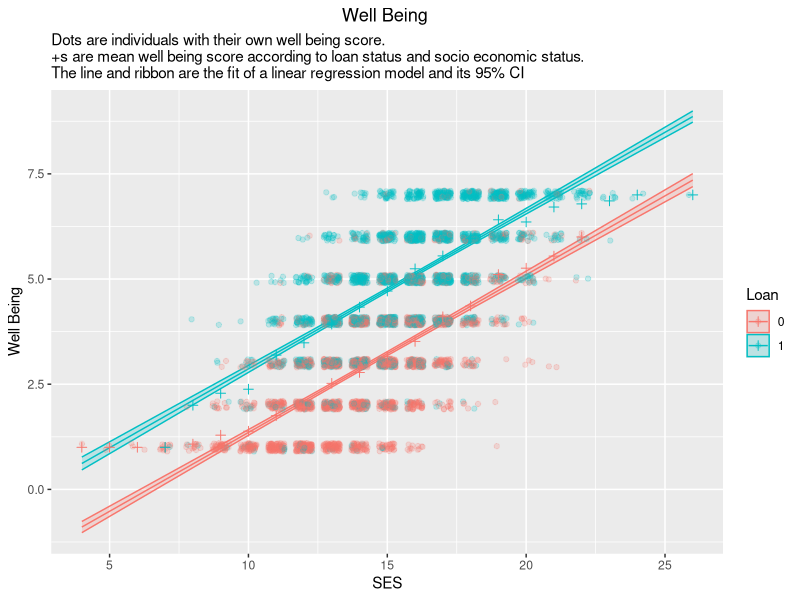
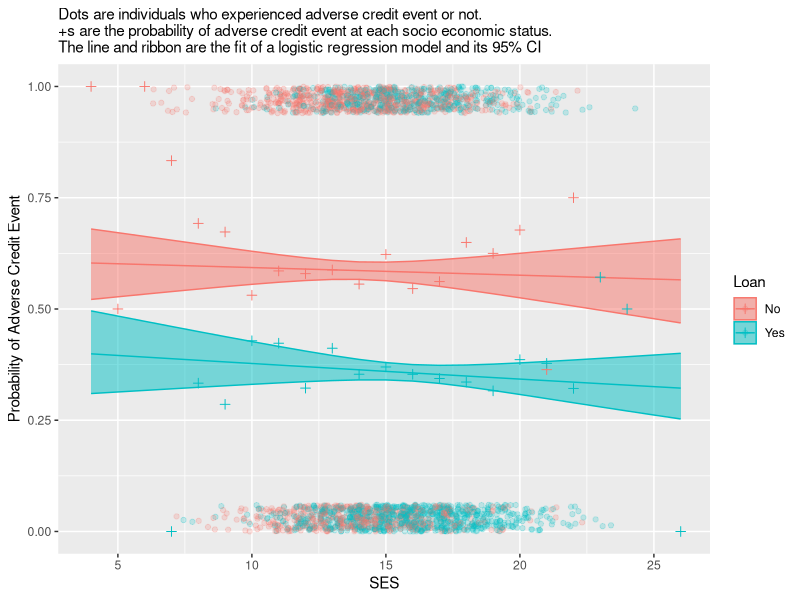
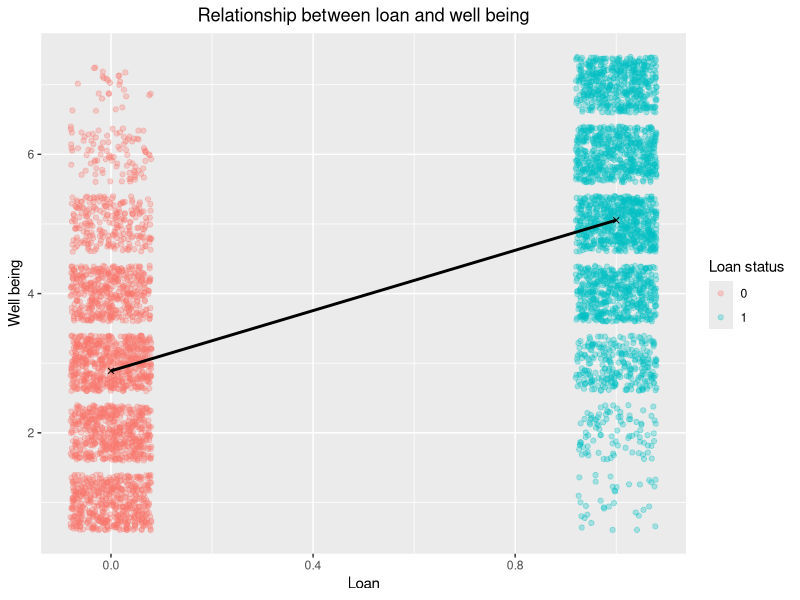
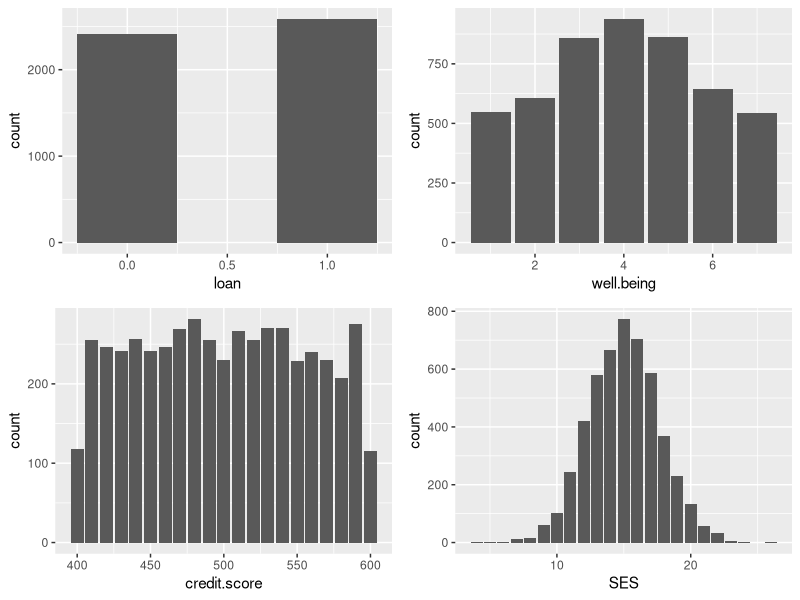
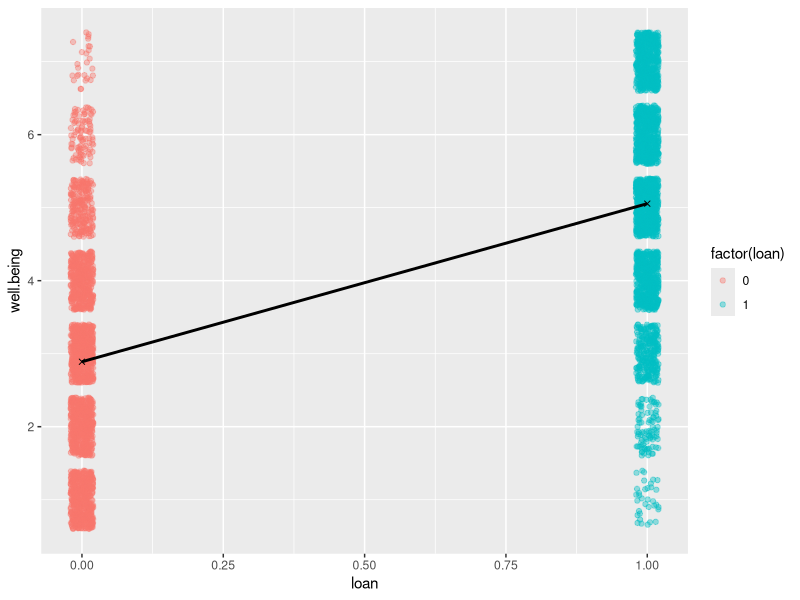
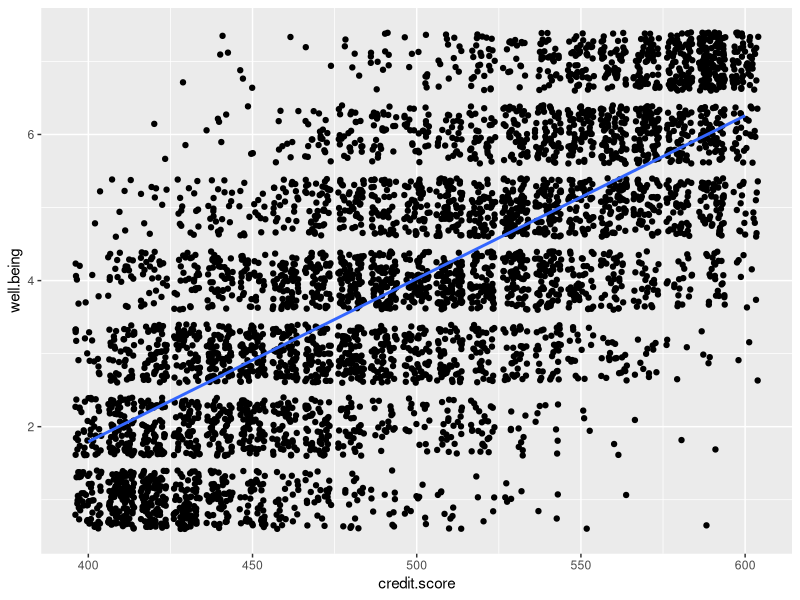
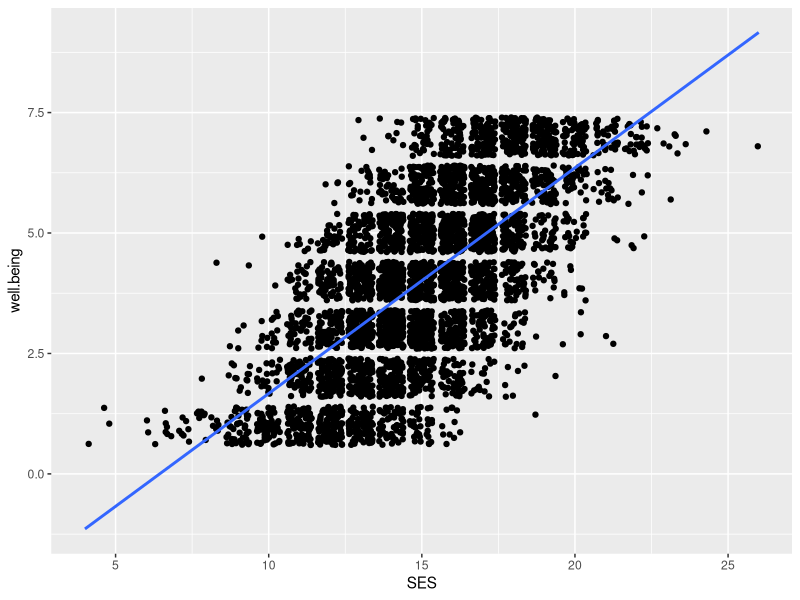
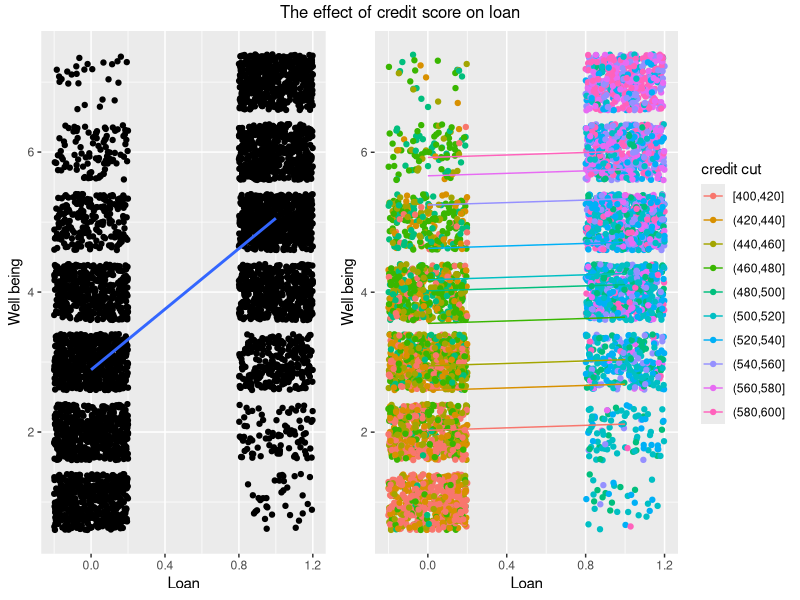

Here is the R script that generated these plots, in order: (Note: this script raises an error after producing the figures.)
## ---- chunk 1
library(tidyverse)
library(emmeans)
library(gridExtra)
library(grid)
options(width=100)
## ---- chunk 2
#Read the data and check the structure
payday <- read_csv("payday.csv")
glimpse(payday)
## ---- chunk 3
m.wellbeing.by.loan.factor.SES <- lm(well.being ~ loan + SES, data = payday)
m.wellbeing.loan.factor.SES.emm <- summary(emmeans(m.wellbeing.by.loan.factor.SES, ~ loan + SES, at=list(SES=seq(4,26,1))))
wellbeing.by.loan.SES <- payday %>% group_by(SES, loan) %>% summarise(mean.well.being=mean(well.being))

ggplot(m.wellbeing.loan.factor.SES.emm, aes(x=SES, col=factor(loan), fill=factor(loan), y=emmean, ymin=lower.CL, ymax=upper.CL)) + 
    geom_ribbon(alpha=0.2) + geom_line()+ geom_jitter(data=payday, mapping=aes(y=well.being, x=SES, col=factor(loan), ymin=NULL, ymax=NULL), alpha = 0.2, width = 0.3, height = 0.1) + 
    geom_point(data=wellbeing.by.loan.SES, mapping=aes(y=mean.well.being, x=SES, col=factor(loan), ymin=NULL, ymax=NULL), shape=3, size=2) +
    labs(x="SES", y="Well Being", title = "Well Being ", subtitle="Dots are individuals with their own well being score.\n+s are mean well being score according to loan status and socio economic status.\nThe line and ribbon are the fit of a linear regression model and its 95% CI") + guides(col=guide_legend(title="Loan"), fill=guide_legend(title="Loan")) + theme(plot.title = element_text(hjust = 0.5))
## ---- chunk 4
m.adverse.by.loan.SES.binom <- glm(adverse.credit.event ~ loan * SES, family=binomial, data=payday)
m.adverse.by.loan.SES.binom.emm <- summary(emmeans(m.adverse.by.loan.SES.binom, ~loan+SES, at=list(SES=seq(4,26,1)), type="response"))
adverse.by.loan.factor.SES <- payday %>% group_by(SES, loan) %>% summarise(mean.adverse=mean(adverse.credit.event))

ggplot(m.adverse.by.loan.SES.binom.emm, aes(x=SES, col=factor(loan), fill=factor(loan), y=prob, ymin=asymp.LCL, ymax=asymp.UCL)) + 
    geom_ribbon(alpha=0.5) + geom_line()+ geom_jitter(data=payday, mapping=aes(y=adverse.credit.event, x=SES, col=factor(loan), ymin=NULL, ymax=NULL), alpha = 0.2, width = 0.47, height = 0.06) + 
    geom_point(data=adverse.by.loan.factor.SES, mapping=aes(y=mean.adverse, x=SES, col=factor(loan), ymin=NULL, ymax=NULL), shape=3, size=2) +
    labs(x="SES", y="Probability of Adverse Credit Event", subtitle="Dots are individuals who experienced adverse credit event or not.\n+s are the probability of adverse credit event at each socio economic status.\nThe line and ribbon are the fit of a logistic regression model and its 95% CI") + guides(col=guide_legend(title="Loan"), fill=guide_legend(title="Loan")) + theme(plot.title = element_text(hjust = 0.5)) + scale_color_discrete(labels = c("No", "Yes")) + scale_fill_discrete(labels = c("No", "Yes")) + ylim(0,1)
## ---- chunk 5
mean.wellbeing.loan <- payday %>% group_by(loan) %>% summarize(mean.well = mean(well.being))

ggplot(payday, aes(x=loan, y=well.being)) + geom_jitter(width = 0.08, alpha = 0.3, aes(col = factor(loan))) + geom_point(data = mean.wellbeing.loan, aes(x= loan, y = mean.well), shape=4) + geom_smooth(data = payday, mapping = aes(x=loan, y=well.being), method = "lm", se=FALSE, col ="black") + labs(title ="Relationship between loan and well being", x= "Loan", y="Well being") + guides(col=guide_legend(title="Loan status")) + theme(plot.title = element_text(hjust = 0.5))
## ---- chunk 6
#Graphical view of each column data of the data set
grid.arrange(ggplot(payday, aes(x=loan)) + geom_bar(width=0.5),
             ggplot(payday, aes(x=well.being)) + geom_bar(),
             ggplot(payday, aes(x=credit.score)) + geom_bar(),
             ggplot(payday, aes(x=SES)) + geom_bar()
)
## ---- chunk 7
#Brief graphical view of relationships bewteen the well.being column (target column) and the other columns
mean.wellbeing.loan <- payday %>% group_by(loan) %>% summarize(mean.well = mean(well.being))

ggplot(payday, aes(x=loan, y=well.being)) + geom_jitter(width = 0.02, alpha = 0.4, aes(col = factor(loan))) + geom_point(data = mean.wellbeing.loan, aes(x= loan, y = mean.well), shape=4) + geom_smooth(data = payday, mapping = aes(x=loan, y=well.being), method = "lm", se=FALSE, col ="black")

ggplot(payday, aes(x=credit.score, y=well.being)) + geom_jitter() + geom_smooth(method = "lm", se=FALSE)

ggplot(payday, aes(x=SES, y=well.being)) + geom_jitter() + geom_smooth(method = "lm", se=FALSE)
## ---- chunk 8
#Making a linear regression model using only loan data
m.wellbeing.by.loan <- lm(well.being ~ loan, data = payday)
summary(m.wellbeing.by.loan)
cbind(coefficient=coef(m.wellbeing.by.loan), confint(m.wellbeing.by.loan))
( m.wellbeing.loan.emm <- summary(emmeans(m.wellbeing.by.loan, ~loan)) )
## ---- chunk 9
anova(m.wellbeing.by.loan)
## ---- chunk 10
#Making linear regression model with credit.score and loan
m.wellbeing.by.credit.loan <- lm(well.being ~ credit.score + loan, data = payday)
summary(m.wellbeing.by.credit.loan)
cbind(coefficient=coef(m.wellbeing.by.credit.loan), confint(m.wellbeing.by.credit.loan))
## ---- chunk 11
anova(m.wellbeing.by.credit.loan)
## ---- chunk 12
#Correlation check to assess the multicollinearity between the attributes
round(cor(payday[,c("credit.score", "loan", "SES")]), digits = 1)^2
## ---- chunk 13
#Graphical analysis showing the multicollinearity effect between credit.score an loan

#making deciles for credit.score column and make new linear model with credit cut and loan
credit.deciles <- quantile(pull(payday, credit.score), seq(0,1,.1))
payday.credit.cut <- payday %>% mutate(credit.cut = cut(credit.score, breaks=credit.deciles, include.lowest=TRUE))
m.wellbeing.credit.cut.loan <- lm(well.being ~ credit.cut + loan, data=payday.credit.cut)
m.wellbeing.credit.cut.loan.emm <- summary(emmeans(m.wellbeing.credit.cut.loan, ~credit.cut + loan))

#utilise above information to visualise the impact of credit.score on loan when predicting well being
grid.arrange(
	ggplot(payday.credit.cut, aes(y=well.being, x=loan)) + geom_jitter(width = 0.2) + geom_smooth(method = "lm", se=FALSE) + labs(x= "Loan", y="Well being"),
	ggplot(payday.credit.cut, aes(y=well.being, x=loan, col=credit.cut)) + geom_jitter(width = 0.2) + geom_line(data=m.wellbeing.credit.cut.loan.emm, aes(y=emmean, x=loan, col=credit.cut)) + guides(col=guide_legend(title="credit cut")) + labs(x= "Loan", y="Well being"),
	ncol=2 , widths=c(1,1.4), top = "The effect of credit score on loan"
)
## ---- chunk 14
m.wellbeing.by.loan.factor.SES <- lm(well.being ~ loan + factor(SES), data = payday)
( m.wellbeing.loan.factor.SES.emm <- summary(emmeans(m.wellbeing.by.loan.factor.SES, ~ SES + loan)) )

grid.arrange(
	ggplot(payday, aes(y=well.being, x=loan)) + geom_jitter(width = 0.2) + geom_smooth(method = "lm", se=FALSE) + labs(x= "Loan", y="Well being"),
	ggplot(payday, aes(y=well.being, x=loan, col=factor(SES))) + geom_jitter(width = 0.2) + geom_line(data=m.wellbeing.loan.factor.SES.emm, aes(y=emmean, x=loan, col=factor(SES))) + guides(col=guide_legend(title="SES")) + labs(x= "Loan", y="Well being"),
	ncol=2 , widths=c(1,1.4), top = "The effect of SES on loan"
)
## ---- chunk 15
m.wellbeing.by.loan.SES.interaction <- lm(well.being ~ loan * SES, data = payday)
summary(m.wellbeing.by.loan.SES)
## ---- chunk 16
m.wellbeing.by.loan.SES <- lm(well.being ~ loan + SES, data = payday)
summary(m.wellbeing.by.loan.SES)
cbind(coefficient=coef(m.wellbeing.by.loan.SES), confint(m.wellbeing.by.loan.SES))
( m.wellbeing.by.loan.SES.emm <- summary(emmeans(m.wellbeing.by.loan.SES, ~ SES + loan)) )
## ---- chunk 17
mean.adverse.loan <- payday %>% group_by(loan) %>% summarize(mean.adverse = mean(adverse.credit.event))

ggplot(payday, aes(x=loan, y=adverse.credit.event, col = factor(loan))) + geom_jitter(alpha = 0.4, width = 0.2, height = 0.2) + geom_point(data = mean.adverse.loan, aes(x=loan, y=mean.adverse, col = factor(loan)), size = 3) + geom_line(data = mean.adverse.loan, aes(x=loan, y=mean.adverse), col = "black")
## ---- chunk 18
m.adverse.by.loan.SES.binom <- glm(adverse.credit.event ~ loan * SES, family=binomial, data=payday)
summary(m.adverse.by.loan.SES.binom)
anova(m.adverse.by.loan.SES.binom, test="Chisq")
## ---- chunk 19
m.adverse.by.loan.binom <- glm(adverse.credit.event ~ loan, family=binomial, data=payday)
summary(m.adverse.by.loan.binom)
cbind(coef(m.adverse.by.loan.binom),confint(m.adverse.by.loan.binom))
anova(m.adverse.by.loan.binom, test="Chisq")
( m.adverse.by.loan.binom.emm <- summary(emmeans(m.adverse.by.loan.binom, ~loan, type="response")) )
